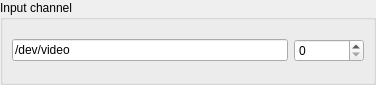
<?xml version="1.0" encoding="UTF-8"?>
<ui version="4.0">
 <class>InputChannel</class>
 <widget class="QDialog" name="InputChannel">
  <property name="geometry">
   <rect>
    <x>0</x>
    <y>0</y>
    <width>376</width>
    <height>85</height>
   </rect>
  </property>
  <property name="focusPolicy">
   <enum>Qt::ClickFocus</enum>
  </property>
  <property name="windowTitle">
   <string>Dialog</string>
  </property>
  <layout class="QVBoxLayout" name="verticalLayout">
   <property name="leftMargin">
    <number>0</number>
   </property>
   <property name="topMargin">
    <number>0</number>
   </property>
   <property name="rightMargin">
    <number>0</number>
   </property>
   <property name="bottomMargin">
    <number>0</number>
   </property>
   <item>
    <widget class="QGroupBox" name="groupBox_channelSelect">
     <property name="title">
      <string>Input channel</string>
     </property>
     <layout class="QVBoxLayout" name="verticalLayout_2">
      <property name="topMargin">
       <number>9</number>
      </property>
      <property name="bottomMargin">
       <number>9</number>
      </property>
      <item>
       <layout class="QHBoxLayout" name="horizontalLayout">
        <item>
         <widget class="QLineEdit" name="lineEdit">
          <property name="sizePolicy">
           <sizepolicy hsizetype="Expanding" vsizetype="Fixed">
            <horstretch>0</horstretch>
            <verstretch>0</verstretch>
           </sizepolicy>
          </property>
          <property name="text">
           <string>/dev/video</string>
          </property>
          <property name="readOnly">
           <bool>true</bool>
          </property>
         </widget>
        </item>
        <item>
         <widget class="QSpinBox" name="spinBox_deviceIdx">
          <property name="sizePolicy">
           <sizepolicy hsizetype="Maximum" vsizetype="Fixed">
            <horstretch>0</horstretch>
            <verstretch>0</verstretch>
           </sizepolicy>
          </property>
          <property name="minimumSize">
           <size>
            <width>70</width>
            <height>0</height>
           </size>
          </property>
          <property name="maximum">
           <number>1024</number>
          </property>
         </widget>
        </item>
       </layout>
      </item>
     </layout>
    </widget>
   </item>
  </layout>
 </widget>
 <resources/>
 <connections/>
</ui>
